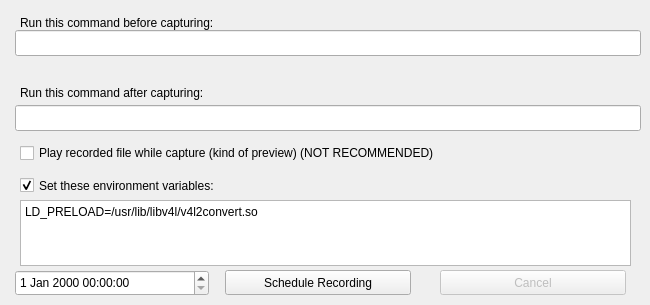
    <widget class="QWidget" name="tab_4">
     <attribute name="title">
      <string>Advanced</string>
     </attribute>
     <widget class="QLabel" name="label_26">
      <property name="geometry">
       <rect>
        <x>20</x>
        <y>15</y>
        <width>621</width>
        <height>16</height>
       </rect>
      </property>
      <property name="text">
       <string>Run this command before capturing:</string>
      </property>
     </widget>
     <widget class="QLabel" name="label_27">
      <property name="geometry">
       <rect>
        <x>20</x>
        <y>85</y>
        <width>616</width>
        <height>16</height>
       </rect>
      </property>
      <property name="text">
       <string>Run this command after capturing:</string>
      </property>
     </widget>
     <widget class="QLineEdit" name="pre_command">
      <property name="geometry">
       <rect>
        <x>15</x>
        <y>30</y>
        <width>626</width>
        <height>26</height>
       </rect>
      </property>
      <property name="text">
       <string notr="true"/>
      </property>
     </widget>
     <widget class="QLineEdit" name="post_command">
      <property name="geometry">
       <rect>
        <x>15</x>
        <y>105</y>
        <width>626</width>
        <height>26</height>
       </rect>
      </property>
      <property name="text">
       <string notr="true"/>
      </property>
     </widget>
     <widget class="QDateTimeEdit" name="recording_date">
      <property name="geometry">
       <rect>
        <x>15</x>
        <y>270</y>
        <width>194</width>
        <height>26</height>
       </rect>
      </property>
     </widget>
     <widget class="QPushButton" name="scheduleButton">
      <property name="geometry">
       <rect>
        <x>225</x>
        <y>270</y>
        <width>186</width>
        <height>25</height>
       </rect>
      </property>
      <property name="text">
       <string>Schedule Recording</string>
      </property>
     </widget>
     <widget class="QPushButton" name="cancel_sheduleButton">
      <property name="enabled">
       <bool>false</bool>
      </property>
      <property name="geometry">
       <rect>
        <x>440</x>
        <y>270</y>
        <width>186</width>
        <height>25</height>
       </rect>
      </property>
      <property name="text">
       <string>Cancel</string>
      </property>
      <property name="checkable">
       <bool>false</bool>
      </property>
     </widget>
     <widget class="QCheckBox" name="play_while_recording">
      <property name="geometry">
       <rect>
        <x>20</x>
        <y>130</y>
        <width>611</width>
        <height>46</height>
       </rect>
      </property>
      <property name="toolTip">
       <string>&lt;html&gt;&lt;head/&gt;&lt;body&gt;&lt;p&gt;It is absolutely not recommended to use this! It may consume too much CPU and ruin your capture!! It makes use of the 'tail' command, so it must be available.&lt;/p&gt;&lt;/body&gt;&lt;/html&gt;</string>
      </property>
      <property name="text">
       <string>Play recorded file while capture (kind of preview) (NOT RECOMMENDED)</string>
      </property>
     </widget>
     <widget class="QCheckBox" name="setenvvars">
      <property name="geometry">
       <rect>
        <x>20</x>
        <y>175</y>
        <width>611</width>
        <height>21</height>
       </rect>
      </property>
      <property name="text">
       <string>Set these environment variables:</string>
      </property>
      <property name="checked">
       <bool>true</bool>
      </property>
     </widget>
     <widget class="QPlainTextEdit" name="envvars">
      <property name="geometry">
       <rect>
        <x>20</x>
        <y>200</y>
        <width>611</width>
        <height>66</height>
       </rect>
      </property>
      <property name="plainText">
       <string notr="true">LD_PRELOAD=/usr/lib/libv4l/v4l2convert.so</string>
      </property>
     </widget>
    </widget>
